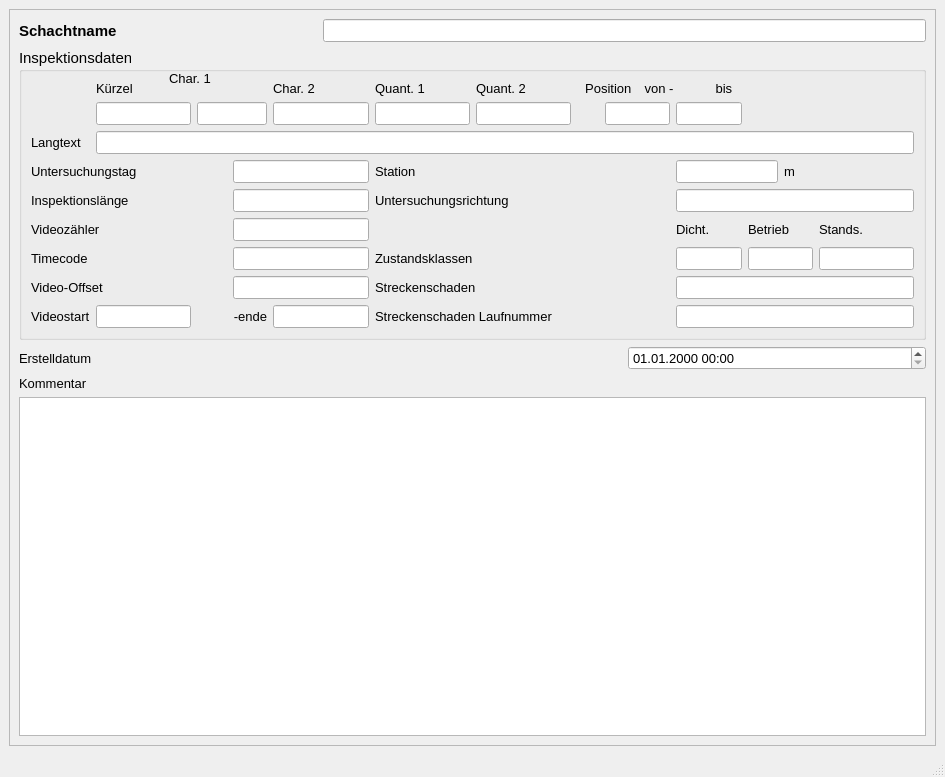
<?xml version="1.0" encoding="UTF-8"?>
<ui version="4.0">
 <class>MainWindow</class>
 <widget class="QMainWindow" name="MainWindow">
  <property name="enabled">
   <bool>true</bool>
  </property>
  <property name="geometry">
   <rect>
    <x>0</x>
    <y>0</y>
    <width>945</width>
    <height>777</height>
   </rect>
  </property>
  <property name="font">
   <font>
    <family>Tahoma</family>
    <pointsize>10</pointsize>
   </font>
  </property>
  <property name="windowTitle">
   <string>MainWindow</string>
  </property>
  <widget class="QWidget" name="centralwidget">
   <layout class="QGridLayout" name="gridLayout">
    <item row="0" column="0">
     <widget class="QScrollArea" name="scrollArea">
      <property name="widgetResizable">
       <bool>true</bool>
      </property>
      <widget class="QWidget" name="scrollAreaWidgetContents">
       <property name="geometry">
        <rect>
         <x>0</x>
         <y>0</y>
         <width>921</width>
         <height>700</height>
        </rect>
       </property>
       <layout class="QGridLayout" name="gridLayout_2">
        <item row="0" column="0">
         <widget class="QLabel" name="label">
          <property name="font">
           <font>
            <family>Tahoma</family>
            <pointsize>11</pointsize>
            <weight>75</weight>
            <bold>true</bold>
           </font>
          </property>
          <property name="text">
           <string>Schachtname</string>
          </property>
         </widget>
        </item>
        <item row="0" column="1" colspan="2">
         <widget class="QLineEdit" name="untersuchsch">
          <property name="toolTip">
           <string>&lt;html&gt;&lt;head/&gt;&lt;body&gt;&lt;p&gt;Bezeichnung des untersuchten Schachtes&lt;/p&gt;&lt;/body&gt;&lt;/html&gt;</string>
          </property>
          <property name="statusTip">
           <string>Bezeichnung des untersuchten Schachtes</string>
          </property>
         </widget>
        </item>
        <item row="1" column="0" colspan="3">
         <widget class="QGroupBox" name="groupBox_2">
          <property name="font">
           <font>
            <family>Tahoma</family>
            <pointsize>11</pointsize>
           </font>
          </property>
          <property name="title">
           <string>Inspektionsdaten</string>
          </property>
          <layout class="QGridLayout" name="gridLayout_3">
           <item row="0" column="1" colspan="3">
            <widget class="QLabel" name="label_23">
             <property name="font">
              <font>
               <family>Tahoma</family>
               <pointsize>10</pointsize>
              </font>
             </property>
             <property name="text">
              <string>Kürzel</string>
             </property>
            </widget>
           </item>
           <item row="0" column="4">
            <widget class="QLabel" name="label_25">
             <property name="font">
              <font>
               <family>Tahoma</family>
               <pointsize>10</pointsize>
              </font>
             </property>
             <property name="text">
              <string>Char. 2</string>
             </property>
            </widget>
           </item>
           <item row="0" column="5">
            <widget class="QLabel" name="label_26">
             <property name="font">
              <font>
               <family>Tahoma</family>
               <pointsize>10</pointsize>
              </font>
             </property>
             <property name="text">
              <string>Quant. 1</string>
             </property>
            </widget>
           </item>
           <item row="0" column="6">
            <widget class="QLabel" name="label_27">
             <property name="font">
              <font>
               <family>Tahoma</family>
               <pointsize>10</pointsize>
              </font>
             </property>
             <property name="text">
              <string>Quant. 2</string>
             </property>
            </widget>
           </item>
           <item row="0" column="7" colspan="2">
            <widget class="QLabel" name="label_18">
             <property name="font">
              <font>
               <family>Tahoma</family>
               <pointsize>10</pointsize>
              </font>
             </property>
             <property name="text">
              <string>Position </string>
             </property>
             <property name="alignment">
              <set>Qt::AlignRight|Qt::AlignTrailing|Qt::AlignVCenter</set>
             </property>
            </widget>
           </item>
           <item row="0" column="9" colspan="2">
            <widget class="QLabel" name="label_40">
             <property name="font">
              <font>
               <family>Tahoma</family>
               <pointsize>10</pointsize>
              </font>
             </property>
             <property name="text">
              <string> von -</string>
             </property>
            </widget>
           </item>
           <item row="0" column="11">
            <widget class="QLabel" name="label_30">
             <property name="font">
              <font>
               <family>Tahoma</family>
               <pointsize>10</pointsize>
              </font>
             </property>
             <property name="text">
              <string> bis</string>
             </property>
            </widget>
           </item>
           <item row="1" column="1">
            <widget class="QLineEdit" name="kuerzel">
             <property name="font">
              <font>
               <family>Tahoma</family>
               <pointsize>10</pointsize>
              </font>
             </property>
             <property name="toolTip">
              <string>&lt;html&gt;&lt;head/&gt;&lt;body&gt;&lt;p&gt;&lt;span style=&quot; font-size:10pt;&quot;&gt;Schadenskürzel&lt;/span&gt;&lt;/p&gt;&lt;/body&gt;&lt;/html&gt;</string>
             </property>
            </widget>
           </item>
           <item row="1" column="2" colspan="2">
            <widget class="QLineEdit" name="charakt1">
             <property name="font">
              <font>
               <family>Tahoma</family>
               <pointsize>10</pointsize>
              </font>
             </property>
             <property name="toolTip">
              <string>&lt;html&gt;&lt;head/&gt;&lt;body&gt;&lt;p&gt;Zustandsdaten: Charakterisierung 1&lt;/p&gt;&lt;/body&gt;&lt;/html&gt;</string>
             </property>
             <property name="statusTip">
              <string>Zustandsdaten: Charakterisierung 1</string>
             </property>
            </widget>
           </item>
           <item row="1" column="4">
            <widget class="QLineEdit" name="charakt2">
             <property name="font">
              <font>
               <family>Tahoma</family>
               <pointsize>10</pointsize>
              </font>
             </property>
             <property name="toolTip">
              <string>&lt;html&gt;&lt;head/&gt;&lt;body&gt;&lt;p&gt;Zustandsdaten: Charakterisierung 2&lt;/p&gt;&lt;/body&gt;&lt;/html&gt;</string>
             </property>
             <property name="statusTip">
              <string>Zustandsdaten: Charakterisierung 2</string>
             </property>
            </widget>
           </item>
           <item row="1" column="5">
            <widget class="QLineEdit" name="quantnr1">
             <property name="font">
              <font>
               <family>Tahoma</family>
               <pointsize>10</pointsize>
              </font>
             </property>
             <property name="toolTip">
              <string>&lt;html&gt;&lt;head/&gt;&lt;body&gt;&lt;p&gt;Zustandsdaten: Quantifizierung 1&lt;/p&gt;&lt;/body&gt;&lt;/html&gt;</string>
             </property>
             <property name="statusTip">
              <string>Zustandsdaten: Quantifizierung 1</string>
             </property>
            </widget>
           </item>
           <item row="1" column="6">
            <widget class="QLineEdit" name="quantnr2">
             <property name="font">
              <font>
               <family>Tahoma</family>
               <pointsize>10</pointsize>
              </font>
             </property>
             <property name="toolTip">
              <string>&lt;html&gt;&lt;head/&gt;&lt;body&gt;&lt;p&gt;Zustandsdaten: Quantifizierung 2&lt;/p&gt;&lt;/body&gt;&lt;/html&gt;</string>
             </property>
             <property name="statusTip">
              <string>Zustandsdaten: Quantifizierung 2</string>
             </property>
            </widget>
           </item>
           <item row="1" column="8" colspan="2">
            <widget class="QLineEdit" name="pos_von">
             <property name="font">
              <font>
               <family>Tahoma</family>
               <pointsize>10</pointsize>
              </font>
             </property>
             <property name="toolTip">
              <string>&lt;html&gt;&lt;head/&gt;&lt;body&gt;&lt;p&gt;Zustandsdaten: Anfangswinkel als Zifferblattreferenz&lt;/p&gt;&lt;/body&gt;&lt;/html&gt;</string>
             </property>
             <property name="statusTip">
              <string>Zustandsdaten: Anfangswinkel als Zifferblattreferenz</string>
             </property>
            </widget>
           </item>
           <item row="1" column="10" colspan="2">
            <widget class="QLineEdit" name="pos_bis">
             <property name="font">
              <font>
               <family>Tahoma</family>
               <pointsize>10</pointsize>
              </font>
             </property>
             <property name="toolTip">
              <string>&lt;html&gt;&lt;head/&gt;&lt;body&gt;&lt;p&gt;Zustandsdaten: Endwinkel als Zifferblattreferenz&lt;/p&gt;&lt;/body&gt;&lt;/html&gt;</string>
             </property>
             <property name="statusTip">
              <string>Zustandsdaten: Endwinkel als Zifferblattreferenz</string>
             </property>
            </widget>
           </item>
           <item row="2" column="0">
            <widget class="QLabel" name="label_52">
             <property name="font">
              <font>
               <family>Tahoma</family>
               <pointsize>10</pointsize>
              </font>
             </property>
             <property name="text">
              <string>Langtext</string>
             </property>
            </widget>
           </item>
           <item row="2" column="1" colspan="14">
            <widget class="QLineEdit" name="langtext">
             <property name="font">
              <font>
               <family>Tahoma</family>
               <pointsize>10</pointsize>
              </font>
             </property>
             <property name="toolTip">
              <string>&lt;html&gt;&lt;head/&gt;&lt;body&gt;&lt;p&gt;&lt;span style=&quot; font-size:10pt;&quot;&gt;Zustandsbeschreibung Langtext&lt;/span&gt;&lt;/p&gt;&lt;/body&gt;&lt;/html&gt;</string>
             </property>
             <property name="statusTip">
              <string>Zustandsbeschreibung Langtext</string>
             </property>
            </widget>
           </item>
           <item row="3" column="0" colspan="3">
            <widget class="QLabel" name="label_61">
             <property name="font">
              <font>
               <family>Tahoma</family>
               <pointsize>10</pointsize>
              </font>
             </property>
             <property name="text">
              <string>Untersuchungstag</string>
             </property>
            </widget>
           </item>
           <item row="3" column="3" colspan="2">
            <widget class="QLineEdit" name="untersuchtag">
             <property name="font">
              <font>
               <family>Tahoma</family>
               <pointsize>10</pointsize>
              </font>
             </property>
             <property name="toolTip">
              <string>&lt;html&gt;&lt;head/&gt;&lt;body&gt;&lt;p&gt;Datum der Untersuchung&lt;/p&gt;&lt;/body&gt;&lt;/html&gt;</string>
             </property>
             <property name="statusTip">
              <string>Datum der Untersuchung</string>
             </property>
            </widget>
           </item>
           <item row="3" column="5" colspan="4">
            <widget class="QLabel" name="label_34">
             <property name="font">
              <font>
               <family>Tahoma</family>
               <pointsize>10</pointsize>
              </font>
             </property>
             <property name="text">
              <string>Station</string>
             </property>
            </widget>
           </item>
           <item row="3" column="10" colspan="3">
            <widget class="QLineEdit" name="station">
             <property name="font">
              <font>
               <family>Tahoma</family>
               <pointsize>10</pointsize>
              </font>
             </property>
             <property name="toolTip">
              <string>&lt;html&gt;&lt;head/&gt;&lt;body&gt;&lt;p&gt;&lt;span style=&quot; font-size:10pt;&quot;&gt;Station entlang der Haltung&lt;/span&gt;&lt;/p&gt;&lt;/body&gt;&lt;/html&gt;</string>
             </property>
             <property name="statusTip">
              <string>Station entlang der Haltung</string>
             </property>
            </widget>
           </item>
           <item row="3" column="13" colspan="2">
            <widget class="QLabel" name="label_2">
             <property name="font">
              <font>
               <family>Tahoma</family>
               <pointsize>10</pointsize>
              </font>
             </property>
             <property name="text">
              <string>m</string>
             </property>
            </widget>
           </item>
           <item row="4" column="0" colspan="3">
            <widget class="QLabel" name="label_20">
             <property name="font">
              <font>
               <family>Tahoma</family>
               <pointsize>10</pointsize>
              </font>
             </property>
             <property name="text">
              <string>Inspektionslänge</string>
             </property>
            </widget>
           </item>
           <item row="4" column="3" colspan="2">
            <widget class="QLineEdit" name="inspektionslaenge">
             <property name="font">
              <font>
               <family>Tahoma</family>
               <pointsize>10</pointsize>
              </font>
             </property>
             <property name="toolTip">
              <string>&lt;html&gt;&lt;head/&gt;&lt;body&gt;&lt;p&gt;&lt;span style=&quot; font-size:10pt;&quot;&gt;Inspektionslänge&lt;/span&gt;&lt;/p&gt;&lt;/body&gt;&lt;/html&gt;</string>
             </property>
             <property name="statusTip">
              <string>Inspektionslänge</string>
             </property>
            </widget>
           </item>
           <item row="4" column="5" colspan="4">
            <widget class="QLabel" name="label_17">
             <property name="font">
              <font>
               <family>Tahoma</family>
               <pointsize>10</pointsize>
              </font>
             </property>
             <property name="text">
              <string>Untersuchungsrichtung</string>
             </property>
            </widget>
           </item>
           <item row="4" column="10" colspan="5">
            <widget class="QLineEdit" name="untersuchrichtung">
             <property name="font">
              <font>
               <family>Tahoma</family>
               <pointsize>10</pointsize>
              </font>
             </property>
             <property name="toolTip">
              <string>&lt;html&gt;&lt;head/&gt;&lt;body&gt;&lt;p&gt;&lt;span style=&quot; font-size:10pt;&quot;&gt;Untersuchungsrichtung&lt;/span&gt;&lt;/p&gt;&lt;/body&gt;&lt;/html&gt;</string>
             </property>
            </widget>
           </item>
           <item row="5" column="0" colspan="3">
            <widget class="QLabel" name="label_19">
             <property name="font">
              <font>
               <family>Tahoma</family>
               <pointsize>10</pointsize>
              </font>
             </property>
             <property name="text">
              <string>Videozähler</string>
             </property>
            </widget>
           </item>
           <item row="5" column="3" colspan="2">
            <widget class="QLineEdit" name="videozaehler">
             <property name="font">
              <font>
               <family>Tahoma</family>
               <pointsize>10</pointsize>
              </font>
             </property>
             <property name="toolTip">
              <string>&lt;html&gt;&lt;head/&gt;&lt;body&gt;&lt;p&gt;&lt;span style=&quot; font-size:10pt;&quot;&gt;Videozähler&lt;/span&gt;&lt;/p&gt;&lt;/body&gt;&lt;/html&gt;</string>
             </property>
             <property name="statusTip">
              <string>Videozähler</string>
             </property>
            </widget>
           </item>
           <item row="5" column="10" colspan="2">
            <widget class="QLabel" name="label_39">
             <property name="font">
              <font>
               <family>Tahoma</family>
               <pointsize>10</pointsize>
              </font>
             </property>
             <property name="text">
              <string>Dicht.</string>
             </property>
            </widget>
           </item>
           <item row="5" column="12" colspan="2">
            <widget class="QLabel" name="label_37">
             <property name="font">
              <font>
               <family>Tahoma</family>
               <pointsize>10</pointsize>
              </font>
             </property>
             <property name="text">
              <string>Betrieb</string>
             </property>
            </widget>
           </item>
           <item row="5" column="14">
            <widget class="QLabel" name="label_38">
             <property name="font">
              <font>
               <family>Tahoma</family>
               <pointsize>10</pointsize>
              </font>
             </property>
             <property name="text">
              <string>Stands.</string>
             </property>
            </widget>
           </item>
           <item row="6" column="0" colspan="3">
            <widget class="QLabel" name="label_35">
             <property name="font">
              <font>
               <family>Tahoma</family>
               <pointsize>10</pointsize>
              </font>
             </property>
             <property name="text">
              <string>Timecode</string>
             </property>
            </widget>
           </item>
           <item row="6" column="3" colspan="2">
            <widget class="QLineEdit" name="timecode">
             <property name="font">
              <font>
               <family>Tahoma</family>
               <pointsize>10</pointsize>
              </font>
             </property>
             <property name="toolTip">
              <string>&lt;html&gt;&lt;head/&gt;&lt;body&gt;&lt;p&gt;&lt;span style=&quot; font-size:10pt;&quot;&gt;Timecode&lt;/span&gt;&lt;/p&gt;&lt;/body&gt;&lt;/html&gt;</string>
             </property>
             <property name="statusTip">
              <string>Timecode</string>
             </property>
            </widget>
           </item>
           <item row="6" column="5" colspan="3">
            <widget class="QLabel" name="label_36">
             <property name="font">
              <font>
               <family>Tahoma</family>
               <pointsize>10</pointsize>
              </font>
             </property>
             <property name="text">
              <string>Zustandsklassen</string>
             </property>
            </widget>
           </item>
           <item row="6" column="10" colspan="2">
            <widget class="QLineEdit" name="ZD">
             <property name="font">
              <font>
               <family>Tahoma</family>
               <pointsize>10</pointsize>
              </font>
             </property>
             <property name="toolTip">
              <string>&lt;html&gt;&lt;head/&gt;&lt;body&gt;&lt;p&gt;&lt;span style=&quot; font-size:10pt;&quot;&gt;Max. Zustandsklasse Dichtheit&lt;/span&gt;&lt;/p&gt;&lt;/body&gt;&lt;/html&gt;</string>
             </property>
             <property name="statusTip">
              <string>Max. Zustandsklasse Dichtheit</string>
             </property>
            </widget>
           </item>
           <item row="6" column="12" colspan="2">
            <widget class="QLineEdit" name="ZB">
             <property name="font">
              <font>
               <family>Tahoma</family>
               <pointsize>10</pointsize>
              </font>
             </property>
             <property name="toolTip">
              <string>&lt;html&gt;&lt;head/&gt;&lt;body&gt;&lt;p&gt;&lt;span style=&quot; font-size:10pt;&quot;&gt;Max. Zustandsklasse Betriebssicherheit&lt;/span&gt;&lt;/p&gt;&lt;/body&gt;&lt;/html&gt;</string>
             </property>
             <property name="statusTip">
              <string>Max. Zustandsklasse Betriebssicherheit</string>
             </property>
            </widget>
           </item>
           <item row="6" column="14">
            <widget class="QLineEdit" name="ZS">
             <property name="font">
              <font>
               <family>Tahoma</family>
               <pointsize>10</pointsize>
              </font>
             </property>
             <property name="toolTip">
              <string>&lt;html&gt;&lt;head/&gt;&lt;body&gt;&lt;p&gt;&lt;span style=&quot; font-size:10pt;&quot;&gt;Max. Zustandsklasse Standsicherheit&lt;/span&gt;&lt;/p&gt;&lt;/body&gt;&lt;/html&gt;</string>
             </property>
             <property name="statusTip">
              <string>Max. Zustandsklasse Betriebssicherheit</string>
             </property>
            </widget>
           </item>
           <item row="7" column="0" colspan="3">
            <widget class="QLabel" name="label_21">
             <property name="font">
              <font>
               <family>Tahoma</family>
               <pointsize>10</pointsize>
              </font>
             </property>
             <property name="text">
              <string>Video-Offset</string>
             </property>
            </widget>
           </item>
           <item row="7" column="3" colspan="2">
            <widget class="QLineEdit" name="video_offset">
             <property name="font">
              <font>
               <family>Tahoma</family>
               <pointsize>10</pointsize>
              </font>
             </property>
             <property name="toolTip">
              <string>&lt;html&gt;&lt;head/&gt;&lt;body&gt;&lt;p&gt;&lt;span style=&quot; font-size:10pt;&quot;&gt;Video-Offset&lt;/span&gt;&lt;/p&gt;&lt;/body&gt;&lt;/html&gt;</string>
             </property>
             <property name="statusTip">
              <string>Video-Offset</string>
             </property>
            </widget>
           </item>
           <item row="7" column="5" colspan="4">
            <widget class="QLabel" name="label_28">
             <property name="font">
              <font>
               <family>Tahoma</family>
               <pointsize>10</pointsize>
              </font>
             </property>
             <property name="text">
              <string>Streckenschaden</string>
             </property>
            </widget>
           </item>
           <item row="7" column="10" colspan="5">
            <widget class="QLineEdit" name="streckenschaden">
             <property name="font">
              <font>
               <family>Tahoma</family>
               <pointsize>10</pointsize>
              </font>
             </property>
             <property name="toolTip">
              <string>&lt;html&gt;&lt;head/&gt;&lt;body&gt;&lt;p&gt;&lt;span style=&quot; font-size:10pt;&quot;&gt;Streckenschaden (Kodierung)&lt;/span&gt;&lt;/p&gt;&lt;/body&gt;&lt;/html&gt;</string>
             </property>
             <property name="statusTip">
              <string>Streckenschaden (Kodierung)</string>
             </property>
            </widget>
           </item>
           <item row="8" column="0">
            <widget class="QLabel" name="label_33">
             <property name="font">
              <font>
               <family>Tahoma</family>
               <pointsize>10</pointsize>
              </font>
             </property>
             <property name="text">
              <string>Videostart</string>
             </property>
            </widget>
           </item>
           <item row="8" column="1">
            <widget class="QLineEdit" name="video_start">
             <property name="font">
              <font>
               <family>Tahoma</family>
               <pointsize>10</pointsize>
              </font>
             </property>
             <property name="toolTip">
              <string>&lt;html&gt;&lt;head/&gt;&lt;body&gt;&lt;p&gt;Beginn der Videoreferenz&lt;/p&gt;&lt;/body&gt;&lt;/html&gt;</string>
             </property>
             <property name="statusTip">
              <string>Beginn der Videoreferenz</string>
             </property>
            </widget>
           </item>
           <item row="8" column="3">
            <widget class="QLabel" name="label_41">
             <property name="font">
              <font>
               <family>Tahoma</family>
               <pointsize>10</pointsize>
              </font>
             </property>
             <property name="text">
              <string>-ende</string>
             </property>
             <property name="alignment">
              <set>Qt::AlignRight|Qt::AlignTrailing|Qt::AlignVCenter</set>
             </property>
            </widget>
           </item>
           <item row="8" column="4">
            <widget class="QLineEdit" name="video_ende">
             <property name="font">
              <font>
               <family>Tahoma</family>
               <pointsize>10</pointsize>
              </font>
             </property>
             <property name="toolTip">
              <string>&lt;html&gt;&lt;head/&gt;&lt;body&gt;&lt;p&gt;Ende der Videoreferenz&lt;/p&gt;&lt;/body&gt;&lt;/html&gt;</string>
             </property>
             <property name="statusTip">
              <string>Ende der Videoreferenz</string>
             </property>
            </widget>
           </item>
           <item row="8" column="5" colspan="5">
            <widget class="QLabel" name="label_29">
             <property name="font">
              <font>
               <family>Tahoma</family>
               <pointsize>10</pointsize>
              </font>
             </property>
             <property name="text">
              <string>Streckenschaden Laufnummer</string>
             </property>
            </widget>
           </item>
           <item row="8" column="10" colspan="5">
            <widget class="QLineEdit" name="streckenschaden_lfdnr">
             <property name="font">
              <font>
               <family>Tahoma</family>
               <pointsize>10</pointsize>
              </font>
             </property>
             <property name="toolTip">
              <string>&lt;html&gt;&lt;head/&gt;&lt;body&gt;&lt;p&gt;&lt;span style=&quot; font-size:10pt;&quot;&gt;Lfd. Nummer des Streckenschadens&lt;/span&gt;&lt;/p&gt;&lt;/body&gt;&lt;/html&gt;</string>
             </property>
             <property name="statusTip">
              <string>Lfd. Nummer des Streckenschadens</string>
             </property>
            </widget>
           </item>
          </layout>
          <widget class="QLabel" name="label_24">
           <property name="geometry">
            <rect>
             <x>150</x>
             <y>20</y>
             <width>51</width>
             <height>21</height>
            </rect>
           </property>
           <property name="font">
            <font>
             <family>Tahoma</family>
             <pointsize>10</pointsize>
            </font>
           </property>
           <property name="text">
            <string>Char. 1</string>
           </property>
          </widget>
         </widget>
        </item>
        <item row="2" column="0" colspan="2">
         <widget class="QLabel" name="label_70">
          <property name="text">
           <string>Erstelldatum</string>
          </property>
         </widget>
        </item>
        <item row="2" column="2">
         <widget class="QgsDateTimeEdit" name="createdat">
          <property name="currentSection">
           <enum>QDateTimeEdit::DaySection</enum>
          </property>
          <property name="displayFormat">
           <string>dd.MM.yyyy HH:mm</string>
          </property>
         </widget>
        </item>
        <item row="3" column="0">
         <widget class="QLabel" name="label_14">
          <property name="text">
           <string>Kommentar</string>
          </property>
         </widget>
        </item>
        <item row="4" column="0" colspan="3">
         <widget class="QTextEdit" name="kommentar"/>
        </item>
       </layout>
      </widget>
     </widget>
    </item>
   </layout>
  </widget>
  <widget class="QMenuBar" name="menubar">
   <property name="geometry">
    <rect>
     <x>0</x>
     <y>0</y>
     <width>945</width>
     <height>27</height>
    </rect>
   </property>
  </widget>
  <widget class="QStatusBar" name="statusbar"/>
 </widget>
 <customwidgets>
  <customwidget>
   <class>QgsDateTimeEdit</class>
   <extends>QDateTimeEdit</extends>
   <header>qgsdatetimeedit.h</header>
  </customwidget>
 </customwidgets>
 <tabstops>
  <tabstop>untersuchsch</tabstop>
  <tabstop>createdat</tabstop>
  <tabstop>kommentar</tabstop>
 </tabstops>
 <resources/>
 <connections/>
</ui>
